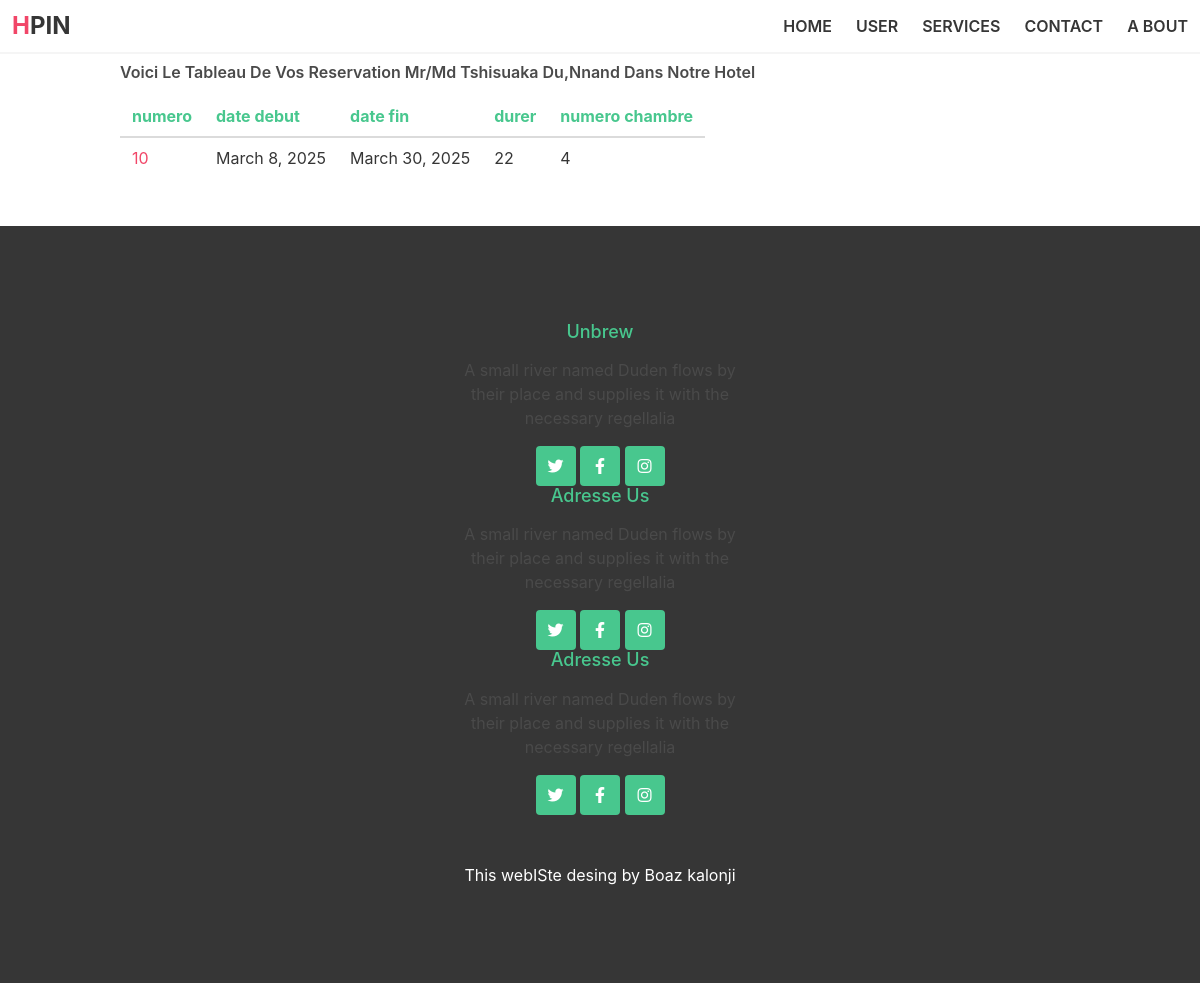
/utilisateurs/viewreservation/2/ (signed in), run on the app's committed database.
### gestionhotel/models.py (models this page shows, shortened)
class Reservations(models.Model):
    user = models.ForeignKey(User, on_delete=models.CASCADE)
    compte = models.ForeignKey(Comptes, on_delete=models.CASCADE, null=False)
    chambre = models.ForeignKey(Chambres, on_delete=models.CASCADE, blank=True)
    date_debut = models.DateField(null=False)
    date_fin = models.DateField(null=False)
    num_compte = models.IntegerField()
    durer = models.IntegerField()
    code_reservation = models.IntegerField(unique=True)

### utilisateurs/views.py (the view)
# urls.py: path('viewreservation/<int:id>/', viewreservation, name='viewreservation'),
@login_required(login_url = 'utilisateurs:login_users')
def viewreservation(request,id):
    context = {
        'reservation':Reservations.objects.filter(user_id = id)
    }
    return render(request,'utilisateurs/viewreservation.html', context)

### utilisateurs/templates/utilisateurs/viewreservation.html (shortened to what this page needs)
{% extends 'base.html' %}
{% load static %}
{% block content %}
    <section class="section ">
        <div class="container">
            <h1 class=" mt-3 mb-3 is-6 has-text-weight-semibold is-capitalized">Voici le tableau de  vos reservation Mr/Md {{ user.username }}
                {{user.last_name}}  dans notre Hotel </h1>
            <div class="table-container is-centered">
                <table class="table is-striped ">
                    <thead>
                        <tr>
                            <th  class="has-text-success">numero</th>
                            <th  class="has-text-success">date debut</th>
                            <th  class="has-text-success">date fin</th>
                            <th  class="has-text-success">durer</th>
                            <th  class="has-text-success">numero chambre</th>
                        </tr>
                    </thead>
                    <tbody>
                        {% for i in reservation %}
                            <tr>
                                <td class="has-text-danger">{{i.id}}</td>
                                <td>{{i.date_debut}}</td>
                                <td>{{i.date_fin}}</td>
                                <td>{{i.durer}}</td>
                                <td>{{i.chambre_id}}</td>
                            </tr>
                        {% endfor %}
                    </tbody>
                </table>
            </div>
        </div>
    </section>
{% endblock %}

### data on the page
Reservations: id "10", date_debut "March 8, 2025", date_fin "March 30, 2025", durer "22", chambre_id "4"

### other printed values
{{ user.username }} "Tshisuaka"
{{ user.last_name }} "Du,nnand"
